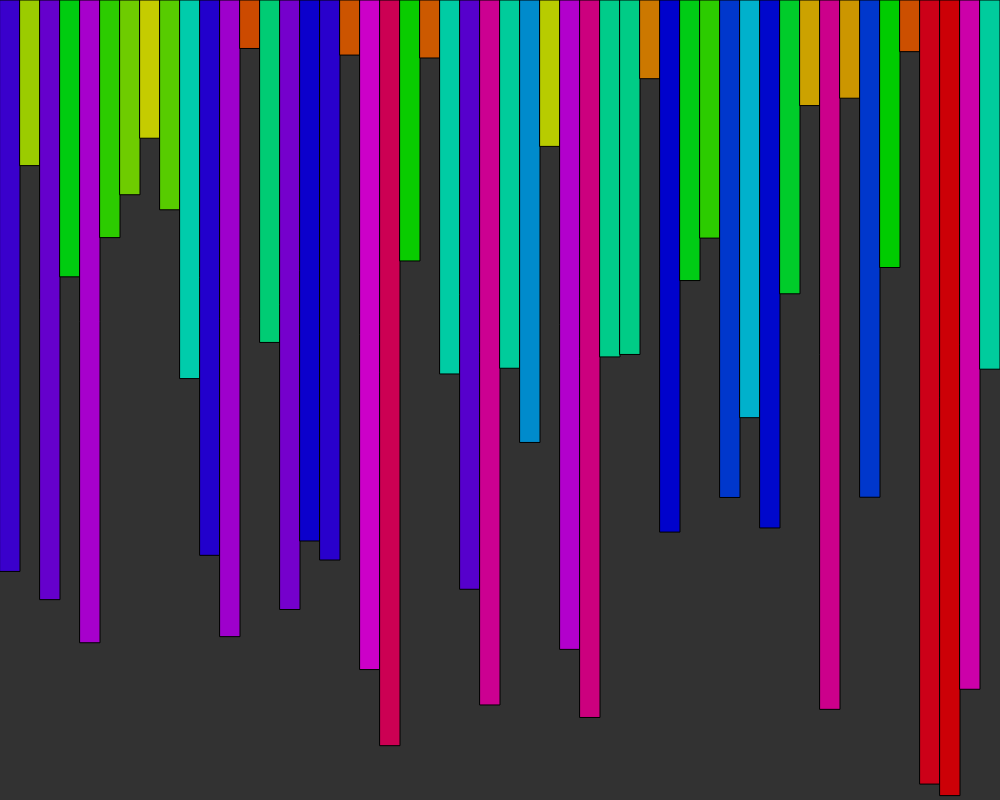
Frame 1 (no input)
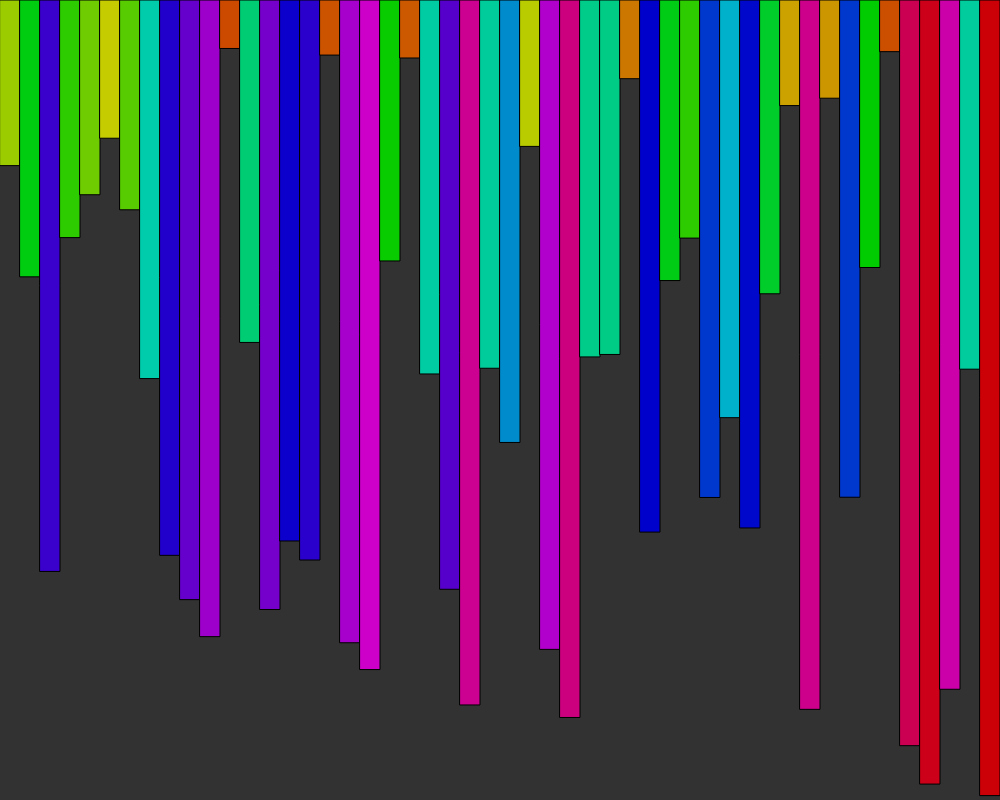
Frame 60 (no input)
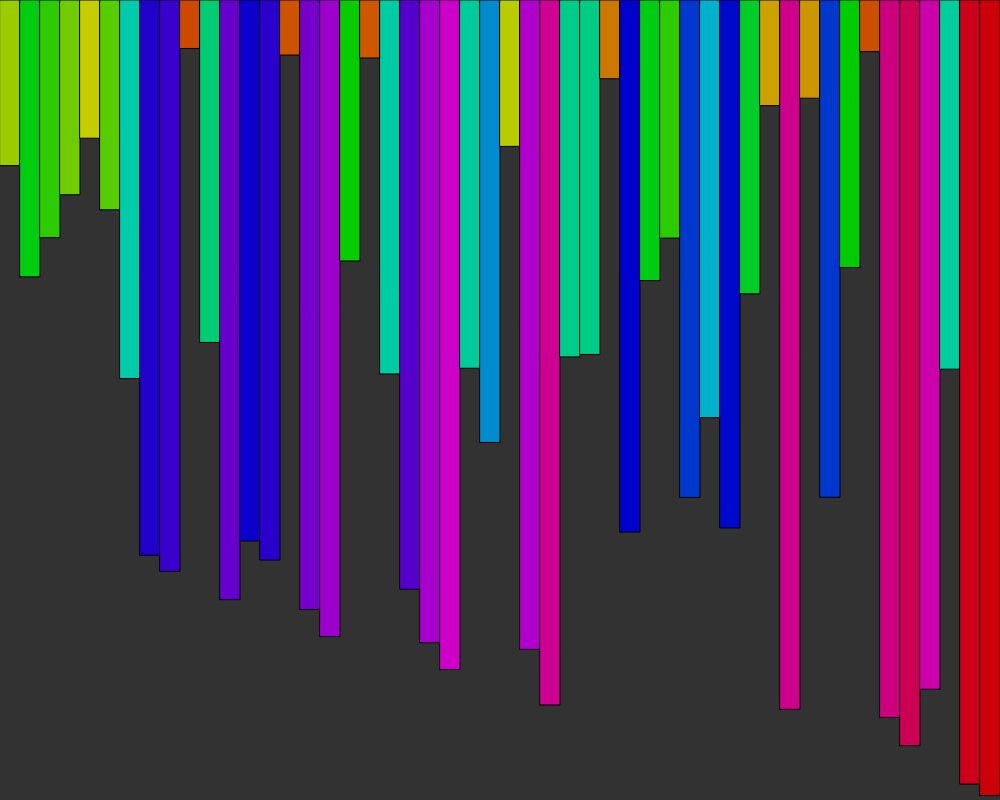
Frame 120 (the mouse pressed at the canvas centre since frame 60)

The p5.js sketch that drew these frames (run headless with seeded random() and noise() and a simulated clock; from frame 60 on, the mouse is pressed at the canvas centre):

// p5.js sketch
// ── sketch.js
let barList = [];
let sorter = bubbleSort(barList);

function setup() {
    createCanvas(1000, 800);

    for (let i = 0; i < 50; i++) {
        barList.push(new Bar(random()));
    }
}

function draw() {
    background(50);
    frameRate(60);

    for (let i = 0; i < barList.length; i++) {
        barList[i].render(i);
    }

    let sorted = sorter.next();
    if (!sorted.done) {
        barList = sorted.value;
    }

}

// Generator function, call for each step to be executed
function* bubbleSort(bars) {
    let sorted = false;
    while (!sorted) {
        // Each pass
        sorted = true;
        for (let i = 0; i < bars.length - 1; i++) {
            bars = [...bars];
            if (bars[i].size > bars[i + 1].size) {
                // Switch two bars
                [bars[i], bars[i + 1]] = [bars[i + 1], bars[i]];
                
                sorted = false;
            }
            yield bars;
        }
    }
    return bars;
}

function* insertionSort(bars) {
    for (let i = 1; i < bars.length; i++) { // For each bar
        bars = [...bars];
        for (let j = 0; j < i; j++) { // Check the position it need to go in
            if (bars[j].size > bars[i].size) {
                const barToMove = bars[i];
                bars.splice(i, 1); // Remove item
                bars.splice(j, 0, barToMove); // Add item back in
            }
        } 
        yield bars;
    }
}
// ── bar.js
class Bar {
    constructor(size) {
        this.size = size; // Size is between 0 and 1
    }

    render(index) {
        push();

        colorMode(HSB);
        fill(this.size * 360, 100, 80);
        // noStroke();
        translate((index / 50) * 1000, 0);
        rect(0, 0, 1000 / 50, this.size * 800);

        pop();
    }
}
